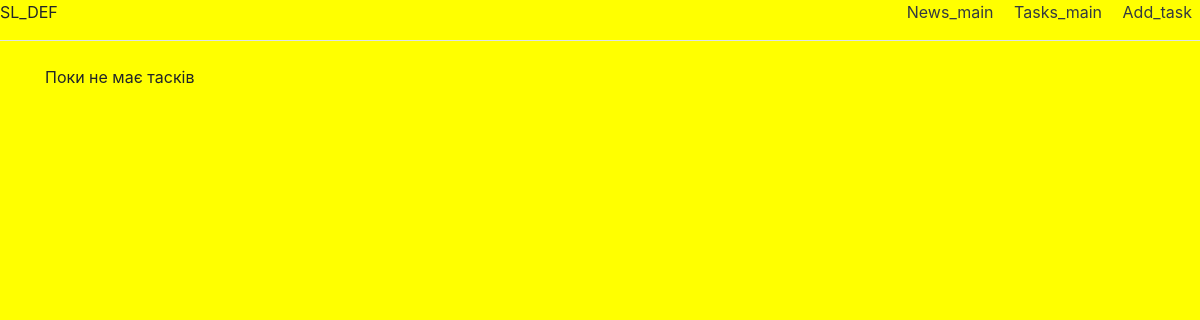
The page /tasks/ on the database as committed earlier.
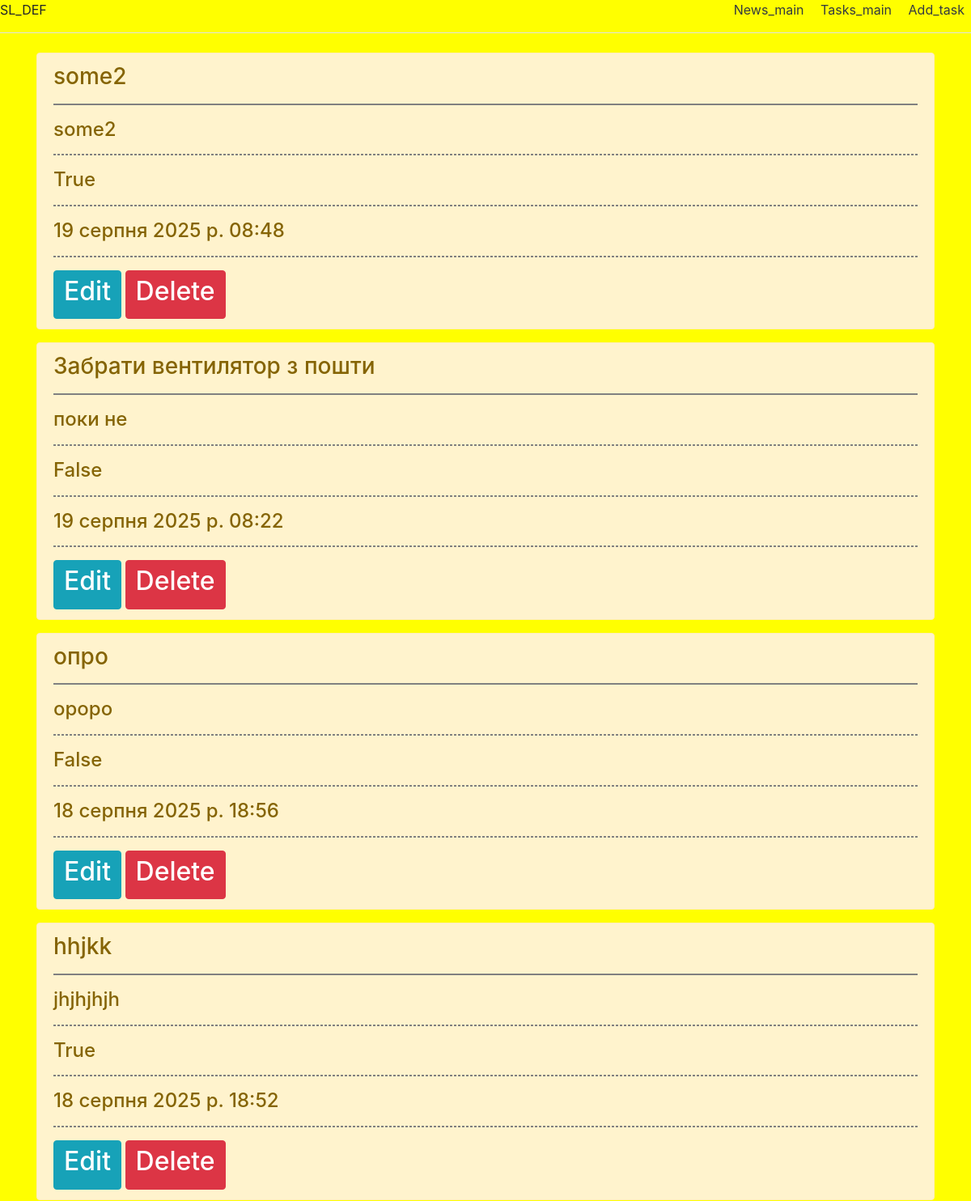
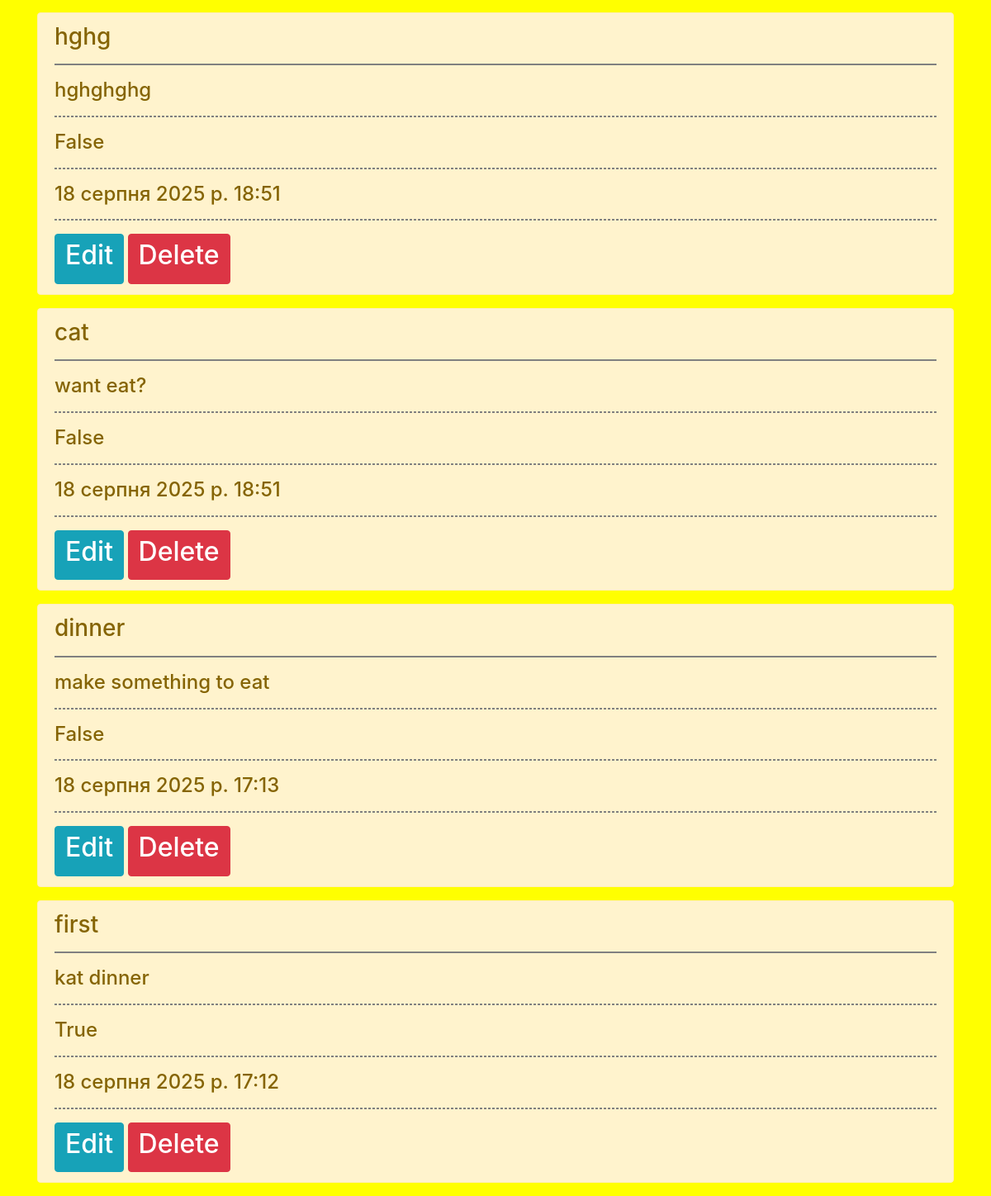
The same page on the database as committed later (2 pictures, top to bottom).
### tasks/models.py (models this page shows, shortened)
class Task(models.Model):
    title = models.CharField('Name',max_length=50)
    description = models.TextField('Description')
    completed = models.BooleanField(default=False)
    created = models.DateTimeField(auto_now_add=True)
    class Meta:
        verbose_name = 'Task'
        verbose_name_plural = 'Tasks'

### tasks/views.py (the view)
# urls.py: path('', views.index2, name='task'),
def index2(request):
    tasks = Task.objects.order_by('-id')
    return render(request, 'tasks/index.html', {'title': 'Main page of the task page', 'tasks': tasks})

### tasks/templates/tasks/index.html (shortened to what this page needs)
{% extends  'tasks/base.html' %}
{% load static %}
{% block body %}
<div class="features2">
    {% if tasks %}
    {% for el in tasks %}
    <div class="alert alert-warning mt-2">
        <h3> {{ el.title }} </h3>
        <hr style="border: 1px solid grey;">
        <h4> {{ el.description }} </h4>
        <hr style="border: 1px dashed grey;">
        <h4> {{ el.completed}} </h4>
        <hr style="border: 1px dashed grey;">
        <h4> {{ el.created}} </h4>
        <hr style="border: 1px dashed grey;">
         {% if el.pk %}
             <a href="{% url 'task-update' el.pk %}" class="btn btn-info float-end me-3">
                 <h2> Edit </h2>
             </a>
            <a href="{% url 'task-delete' el.pk %}" class="btn btn-danger float-end me-3">
                 <h2> Delete </h2>
            </a>
{% else %}
    <p>Error: Task ID is missing!</p>
{% endif %}
    </div>
    {% endfor %}
     {% else %}
    <p> Поки не має тасків </p>
    {% endif %}
</div>
{% endblock %}

### tasks/templates/tasks/base.html (shortened to what this page needs)
{% load static %}
<!DOCTYPE html>
<html lang="en">
<head>
    <link rel="stylesheet" href="https://cdn.jsdelivr.net/npm/bootstrap@4.6.2/dist/css/bootstrap.min.css">
</head>
<body style="background-color: yellow;">
<div class="d-flex flex-column flex-md-row align-items-center pb-3 mb-4 border-bottom">
     <span class="logo"> SL_DEF </span>
     <nav class="my-2 my-md-0 ml-auto">
    <a class="p-2 text-dark" href="/">News_main</a>
    <a class="p-2 text-dark" href="/tasks">Tasks_main</a>
         <a class="p-2 text-dark" href="{% url 'create_task' %}">Add_task</a>
     </nav>
</div>
<div class="container">
    {% block body %}{% endblock %}
</div>
</body>
</html>

Rows that differ between the two databases and show on the page:
added Task: title "some2", description "some2", completed "True", created "19 серпня 2025 р. 08:48", shows "Edit"
added Task: title "Забрати вентилятор з пошти", description "поки не", completed "False", created "19 серпня 2025 р. 08:22", shows "Edit"
added Task: title "опро", description "ороро", completed "False", created "18 серпня 2025 р. 18:56", shows "Edit"
added Task: title "hhjkk", description "jhjhjhjh", completed "True", created "18 серпня 2025 р. 18:52", shows "Edit"
added Task: title "hghg", description "hghghghg", completed "False", created "18 серпня 2025 р. 18:51", shows "Edit"
added Task: title "cat", description "want eat?", completed "False", created "18 серпня 2025 р. 18:51", shows "Edit"
added Task: title "dinner", description "make something to eat", completed "False", created "18 серпня 2025 р. 17:13", shows "Edit"
added Task: title "first", description "kat dinner", completed "True", created "18 серпня 2025 р. 17:12", shows "Edit"
Other text that changed with them:
text no longer shown: "Поки не має тасків"
